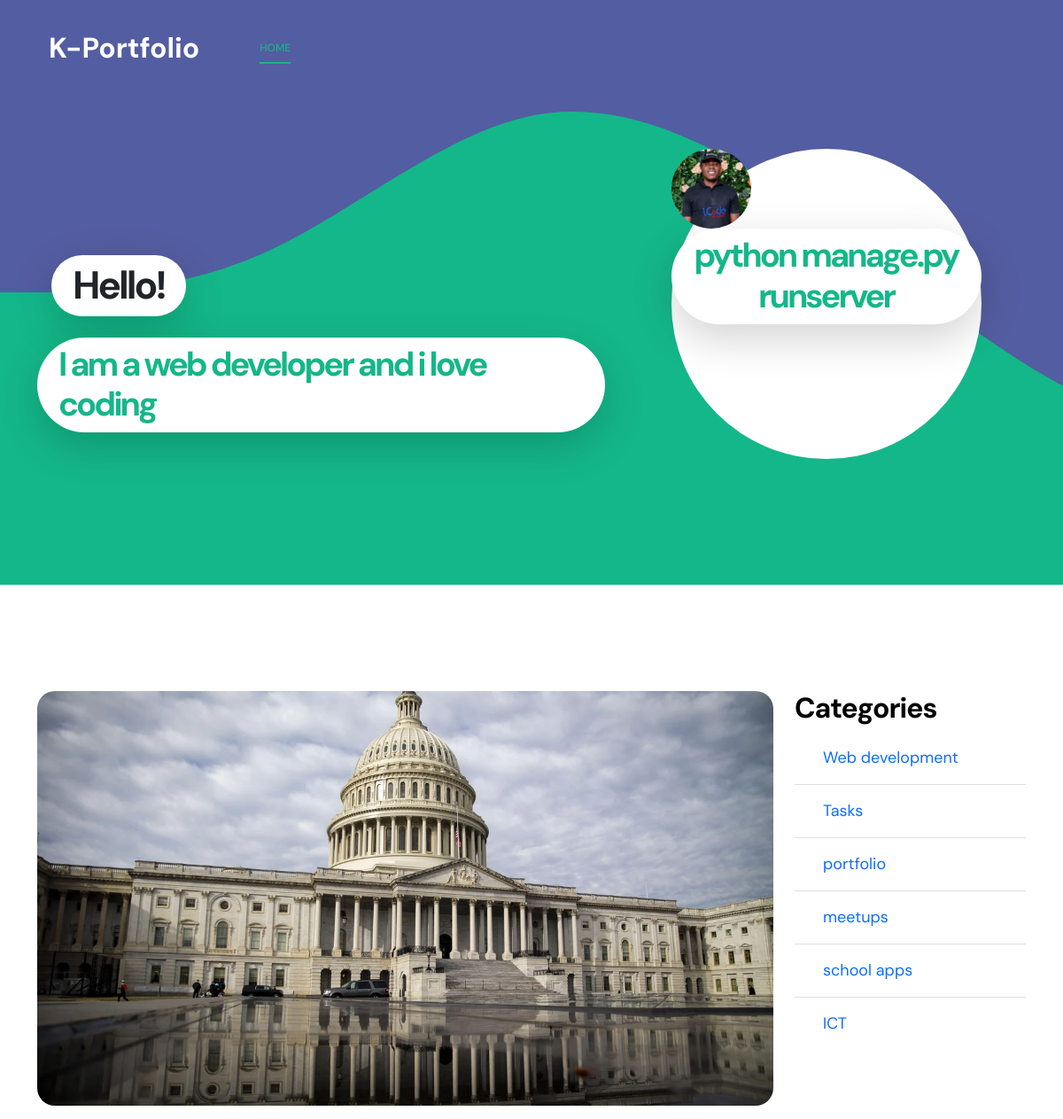
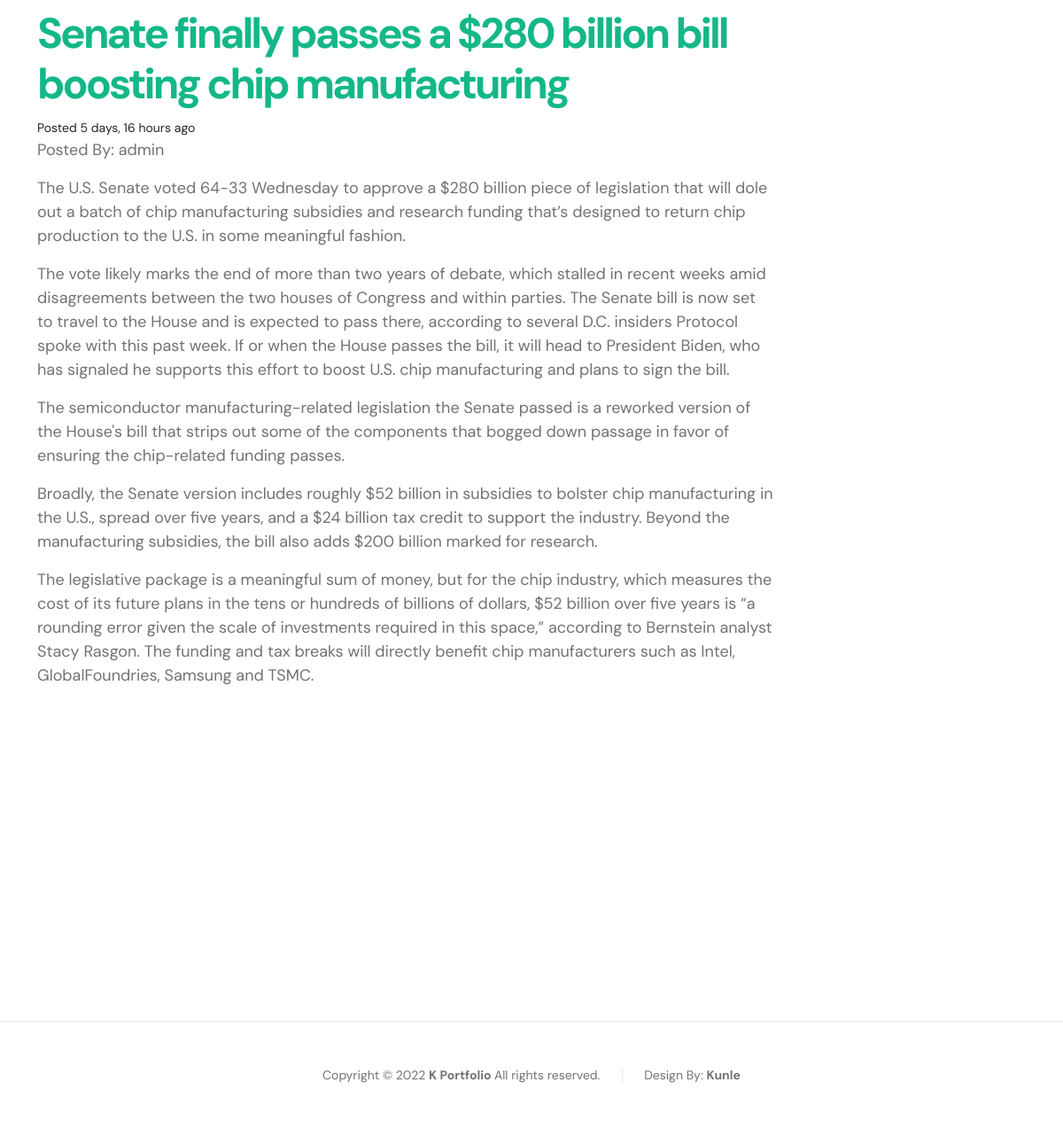
The app's page /blog-view/senate-finally-passes-a-280-billion-bill-boosting with its own data (2 pictures, top to bottom).
### portfolio/models.py (models this page shows, shortened)
class Blog(models.Model):
    user=models.ForeignKey(myUser,  on_delete=models.CASCADE, null=True, blank=True)
    title=models.CharField(max_length=100, null=False, blank=False)
    description=models.TextField()
    slug=models.SlugField(unique=True)
    category=models.ForeignKey(Category, on_delete=models.CASCADE, null=False, blank=False)
    image=models.ImageField(upload_to='blog_images')
    create=models.DateTimeField(auto_now_add=True)

class myUser(AbstractUser):
    name = models.CharField(max_length=200, null=True)
    email = models.EmailField(unique=True, null=True)
    bio = models.TextField(null=True)
    image = models.ImageField(null=True)
    mobile_number = models.CharField(max_length=10, blank=True, null=True)
    birth_date = models.DateField(null=True, blank=True)
    REQUIRED_FIELDS = []

class Category(models.Model):
    name=models.CharField(max_length=50)

### portfolio/views.py (the view)
# urls.py: path('blog-view/<str:blog_slug>', views.blog_view, name='blog-view'),
def blog_view(request, blog_slug):
    blog=Blog.objects.get(slug=blog_slug)
    blogs=Blog.objects.all()
    categories=Category.objects.all()
    context={'blogs':blogs, 'blog':blog, 'categories':categories}
    return render(request, 'portfolio/blog_view.html',context )

### portfolio/templates/portfolio/blog_view.html (shortened to what this page needs)
{% extends 'portfolio/main.html' %}
{%load static%}
{%block menu%}
<div class="collapse navbar-collapse" id="navbarNav">
    <ul class="navbar-nav ms-lg-5">
        <li class="nav-item">
            <a class="nav-link " href="{%url 'home'%}">Home</a>
        </li>
    </ul>
</div>
{%endblock%}
{% block about %}
<section class="about section-padding" id="section_2">
    <div class="container">
        <div class="row ">
            <div class="col">
                <img src="{{blog.image.url}}" class="about-image img-fluid" alt="">
                    <br>
                    <br>
                        <h2 >{{blog.title}}</h2>
                        <small> Posted  {{blog.create | timesince}} ago</small>
                            <p> Posted By: {{blog.user.username}}</p>
                    <p class="justify-content-md-center">{{blog.description |urlize|linebreaks}}</p>
                </div>
            <div class="col-md-3"><h4>Categories</h4>
                    <ul  class="list-group list-group-flush">
                        {% for category in categories%}
                        <li class="list-group-item">
                            <a class="nav-link"  href="{% url 'blog-by-category' category.name%} ">{{category.name}}</a>
                          </li>
                            {%endfor%}
                    </ul>
                </div>
        </div>
    </div>
</section>
{%endblock%}
{% block project %}
<section class="projects section-padding" id="section_4">
</section>
{% endblock %}

### portfolio/static/portfolio/css/templatemo-first-portfolio-style.css (style rules this page uses)
:root { --white-color: #ffffff; --primary-color: #535da1; --secondary-color: #14B789; --section-bg-color: #f9f9f9; --dark-color: #000000; --p-color: #717275; --border-color: #e9eaeb; --featured-border-color: #727aab; --body-font-family: 'DM Sans', sans-serif; --h1-font-size: 62px; --h2-font-size: 48px; --h3-font-size: 36px; --h4-font-size: 32px; --h5-font-size: 24px; --h6-font-size: 22px; --p-font-size: 18px; --menu-font-size: 12px; --copyright-font-size: 14px; --border-radius-large: 100px; --border-radius-medium: 20px; --border-radius-small: 10px; --font-weight-normal: 400; --font-weight-medium: 500; --font-weight-bold: 700; }
body { background: var(--white-color); font-family: var(--body-font-family); }
h2, h3, h4, h5, h6 { color: var(--dark-color); }
h1, h2, h3, h4, h5, h6 { font-weight: var(--font-weight-bold); letter-spacing: -1px; }
h2 { font-size: var(--h2-font-size); color: var(--secondary-color); letter-spacing: -3px; }
h4 { font-size: var(--h4-font-size); }
p { color: var(--p-color); font-size: var(--p-font-size); font-weight: var(--font-weight-normal); }
ul li { color: var(--p-color); font-size: var(--p-font-size); font-weight: var(--font-weight-normal); }
a, button { touch-action: manipulation; transition: all 0.3s; }
a { color: var(--p-color); text-decoration: none; }
.section-padding { padding-top: 120px; padding-bottom: 120px; }
.navbar-expand-lg .navbar-nav .nav-link { padding-right: 0; padding-left: 0; margin-right: 20px; margin-left: 20px; }
.navbar-nav .nav-link { display: inline-block; color: var(--section-bg-color); font-size: var(--menu-font-size); font-weight: var(--font-weight-medium); text-transform: uppercase; position: relative; padding-top: 15px; padding-bottom: 15px; }
.navbar-nav .nav-link::after { content: ""; background: transparent; position: absolute; bottom: 6px; right: 0; left: 0; width: 100%; height: 2px; }
.navbar-nav .nav-link.active::after, .navbar-nav .nav-link:hover::after { background: var(--secondary-color); }
.navbar-nav .nav-link.active, .navbar-nav .nav-link:hover { color: var(--secondary-color); }
.about-image { border-radius: var(--border-radius-medium); }

### records on screen
Blog: image (picture), title "Senate finally passes a $280 billion bill boosting chip manufacturing", create "5 days, 16 hours", user.username "admin", description "The U.S. Senate voted 64-33 Wednesday to approve a $280 billion piece of legislation that will dole out a batch of chip manufacturing subsidies and research funding that’s designed to return chip production to the U.S. in some meaningful fashion. The vote likely marks the end of more than two years of debate, which stalled in recent weeks amid disagreements between the two houses of Congress and within parties. The Senate bill is now set to travel to the House and is expected to pass there, according to several D.C. insiders Protocol spoke with this past week. If or when the House passes the bill, it will head to President Biden, who has signaled he supports this effort to boost U.S. chip…"
Category: name "Web development"
Category: name "Tasks"
Category: name "portfolio"
Category: name "meetups"
Category: name "school apps"
Category: name "ICT"
